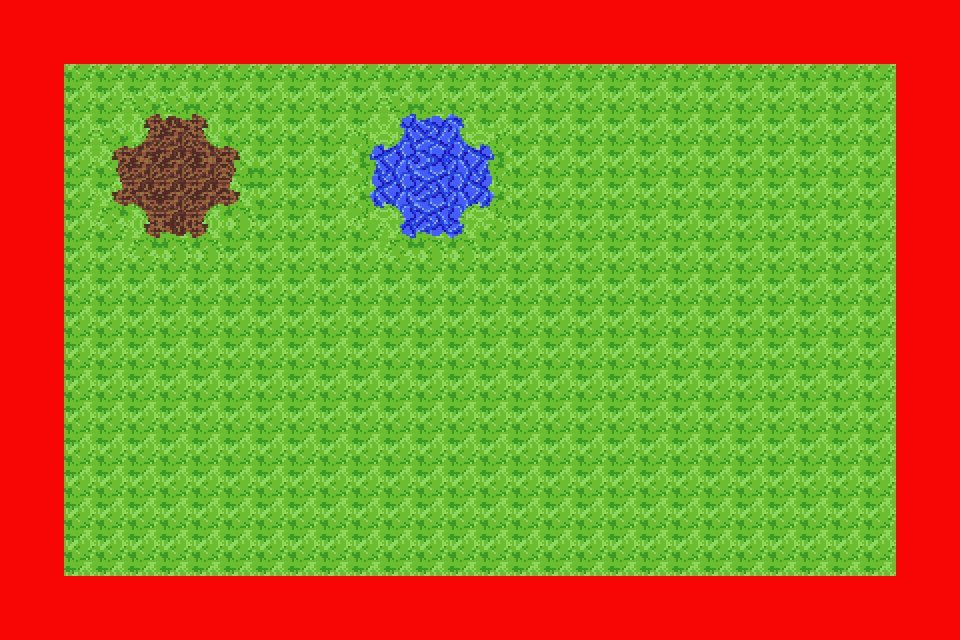

This game map was drawn from its Tiled (.tmx) file and the tilesets committed beside it. A one-line description and the full map source follow:
An orthogonal 30x20 tile map with 32x32 px tiles, 3 tile layers (Regions, Terrain, Collision).

<map version="1.10" tiledversion="1.10.2" orientation="orthogonal" renderorder="right-down" width="30" height="20" tilewidth="32" tileheight="32" infinite="0" nextlayerid="4" nextobjectid="1">
 <tileset firstgid="1" source="../tilesets/TestTileset.tsx" />
 <layer id="3" name="Regions" width="30" height="20">
  <data encoding="csv">
169,169,169,169,169,169,169,169,169,169,169,169,169,169,169,169,169,169,169,169,169,169,169,169,169,169,169,169,169,169,
169,169,169,169,169,169,169,169,169,169,169,169,169,169,169,169,169,169,169,169,169,169,169,169,169,169,169,169,169,169,
169,169,49,49,49,49,49,49,49,49,49,49,49,49,49,49,49,49,49,49,49,49,49,49,49,49,49,49,169,169,
169,169,49,49,49,49,49,49,49,49,49,49,49,49,49,49,49,49,49,49,49,49,49,49,49,49,49,49,169,169,
169,169,49,49,43,43,43,49,49,49,49,49,169,169,169,49,49,49,49,49,49,49,49,49,49,49,49,49,169,169,
169,169,49,49,43,43,43,49,49,49,49,49,169,169,169,49,49,49,49,49,49,49,49,49,49,49,49,49,169,169,
169,169,49,49,43,43,43,49,49,49,49,49,169,169,169,49,49,49,49,49,49,49,49,49,49,49,49,49,169,169,
169,169,49,49,49,49,49,49,49,49,49,49,49,49,49,49,49,49,49,49,49,49,49,49,49,49,49,49,169,169,
169,169,49,49,49,49,49,49,49,49,49,49,49,49,49,49,49,49,49,49,49,49,49,49,49,49,49,49,169,169,
169,169,49,49,49,49,49,49,49,49,49,49,49,49,49,49,49,49,49,49,49,49,49,49,49,49,49,49,169,169,
169,169,49,49,49,49,49,49,49,49,49,49,49,49,49,49,49,49,49,49,49,49,49,49,49,49,49,49,169,169,
169,169,49,49,49,49,49,49,49,49,49,49,49,49,49,49,49,49,49,49,49,49,49,49,49,49,49,49,169,169,
169,169,49,49,49,49,49,49,49,49,49,49,49,49,49,49,49,49,49,49,49,49,49,49,49,49,49,49,169,169,
169,169,49,49,49,49,49,49,49,49,49,49,49,49,49,49,49,49,49,49,49,49,49,49,49,49,49,49,169,169,
169,169,49,49,49,49,49,49,49,49,49,49,49,49,49,49,49,49,49,49,49,49,49,49,49,49,49,49,169,169,
169,169,49,49,49,49,49,49,49,49,49,49,49,49,49,49,49,49,49,49,49,49,49,49,49,49,49,49,169,169,
169,169,49,49,49,49,49,49,49,49,49,49,49,49,49,49,49,49,49,49,49,49,49,49,49,49,49,49,169,169,
169,169,49,49,49,49,49,49,49,49,49,49,49,49,49,49,49,49,49,49,49,49,49,49,49,49,49,49,169,169,
169,169,169,169,169,169,169,169,169,169,169,169,169,169,169,169,169,169,169,169,169,169,169,169,169,169,169,169,169,169,
169,169,169,169,169,169,169,169,169,169,169,169,169,169,169,169,169,169,169,169,169,169,169,169,169,169,169,169,169,169
</data>
 </layer>
 <layer id="1" name="Terrain" width="30" height="20">
  <data encoding="csv">
289,289,289,289,289,289,289,289,289,289,289,289,289,289,289,289,289,289,289,289,289,289,289,289,289,289,289,289,289,289,
289,289,289,289,289,289,289,289,289,289,289,289,289,289,289,289,289,289,289,289,289,289,289,289,289,289,289,289,289,289,
289,289,49,49,49,49,49,49,49,49,49,49,49,49,49,49,49,49,49,49,49,49,49,49,49,49,49,49,289,289,
289,289,49,36,2,3,4,36,49,49,49,36,128,129,130,36,49,49,49,49,49,49,49,49,49,49,49,49,289,289,
289,289,49,21,22,23,24,25,49,49,49,147,148,149,150,151,49,49,49,49,49,49,49,49,49,49,49,49,289,289,
289,289,49,41,42,43,44,45,49,49,49,167,168,169,170,171,49,49,49,49,49,49,49,49,49,49,49,49,289,289,
289,289,49,61,62,63,64,65,49,49,49,187,188,189,190,191,49,49,49,49,49,49,49,49,49,49,49,49,289,289,
289,289,49,36,82,83,84,36,49,49,49,36,208,209,210,36,49,49,49,49,49,49,49,49,49,49,49,49,289,289,
289,289,49,49,49,49,49,49,49,49,49,49,49,49,49,49,49,49,49,49,49,49,49,49,49,49,49,49,289,289,
289,289,49,49,49,49,49,49,49,49,49,49,49,49,49,49,49,49,49,49,49,49,49,49,49,49,49,49,289,289,
289,289,49,49,49,49,49,49,49,49,49,49,49,49,49,49,49,49,49,49,49,49,49,49,49,49,49,49,289,289,
289,289,49,49,49,49,49,49,49,49,49,49,49,49,49,49,49,49,49,49,49,49,49,49,49,49,49,49,289,289,
289,289,49,49,49,49,49,49,49,49,49,49,49,49,49,49,49,49,49,49,49,49,49,49,49,49,49,49,289,289,
289,289,49,49,49,49,49,49,49,49,49,49,49,49,49,49,49,49,49,49,49,49,49,49,49,49,49,49,289,289,
289,289,49,49,49,49,49,49,49,49,49,49,49,49,49,49,49,49,49,49,49,49,49,49,49,49,49,49,289,289,
289,289,49,49,49,49,49,49,49,49,49,49,49,49,49,49,49,49,49,49,49,49,49,49,49,49,49,49,289,289,
289,289,49,49,49,49,49,49,49,49,49,49,49,49,49,49,49,49,49,49,49,49,49,49,49,49,49,49,289,289,
289,289,49,49,49,49,49,49,49,49,49,49,49,49,49,49,49,49,49,49,49,49,49,49,49,49,49,49,289,289,
289,289,289,289,289,289,289,289,289,289,289,289,289,289,289,289,289,289,289,289,289,289,289,289,289,289,289,289,289,289,
289,289,289,289,289,289,289,289,289,289,289,289,289,289,289,289,289,289,289,289,289,289,289,289,289,289,289,289,289,289
</data>
 </layer>
 <layer id="2" name="Collision" width="30" height="20">
  <data encoding="csv">
141,141,141,141,141,141,141,141,141,141,141,141,141,141,141,141,141,141,141,141,141,141,141,141,141,141,141,141,141,141,
141,141,141,141,141,141,141,141,141,141,141,141,141,141,141,141,141,141,141,141,141,141,141,141,141,141,141,141,141,141,
141,141,0,0,0,0,0,0,0,0,0,0,0,0,0,0,0,0,0,0,0,0,0,0,0,0,0,0,141,141,
141,141,0,0,0,0,0,0,0,0,0,0,0,0,0,0,0,0,0,0,0,0,0,0,0,0,0,0,141,141,
141,141,0,0,0,0,0,0,0,0,0,0,0,0,0,0,0,0,0,0,0,0,0,0,0,0,0,0,141,141,
141,141,0,0,0,0,0,0,0,0,0,0,0,0,0,0,0,0,0,0,0,0,0,0,0,0,0,0,141,141,
141,141,0,0,0,0,0,0,0,0,0,0,0,0,0,0,0,0,0,0,0,0,0,0,0,0,0,0,141,141,
141,141,0,0,0,0,0,0,0,0,0,0,0,0,0,0,0,0,0,0,0,0,0,0,0,0,0,0,141,141,
141,141,0,0,0,0,0,0,0,0,0,0,0,0,0,0,0,0,0,0,0,0,0,0,0,0,0,0,141,141,
141,141,0,0,0,0,0,0,0,0,0,0,0,0,0,0,0,0,0,0,0,0,0,0,0,0,0,0,141,141,
141,141,0,0,0,0,0,0,0,0,0,0,0,0,0,0,0,0,0,0,0,0,0,0,0,0,0,0,141,141,
141,141,0,0,0,0,0,0,0,0,0,0,0,0,0,0,0,0,0,0,0,0,0,0,0,0,0,0,141,141,
141,141,0,0,0,0,0,0,0,0,0,0,0,0,0,0,0,0,0,0,0,0,0,0,0,0,0,0,141,141,
141,141,0,0,0,0,0,0,0,0,0,0,0,0,0,0,0,0,0,0,0,0,0,0,0,0,0,0,141,141,
141,141,0,0,0,0,0,0,0,0,0,0,0,0,0,0,0,0,0,0,0,0,0,0,0,0,0,0,141,141,
141,141,0,0,0,0,0,0,0,0,0,0,0,0,0,0,0,0,0,0,0,0,0,0,0,0,0,0,141,141,
141,141,0,0,0,0,0,0,0,0,0,0,0,0,0,0,0,0,0,0,0,0,0,0,0,0,0,0,141,141,
141,141,0,0,0,0,0,0,0,0,0,0,0,0,0,0,0,0,0,0,0,0,0,0,0,0,0,0,141,141,
141,141,141,141,141,141,141,141,141,141,141,141,141,141,141,141,141,141,141,141,141,141,141,141,141,141,141,141,141,141,
141,141,141,141,141,141,141,141,141,141,141,141,141,141,141,141,141,141,141,141,141,141,141,141,141,141,141,141,141,141
</data>
 </layer>
</map>